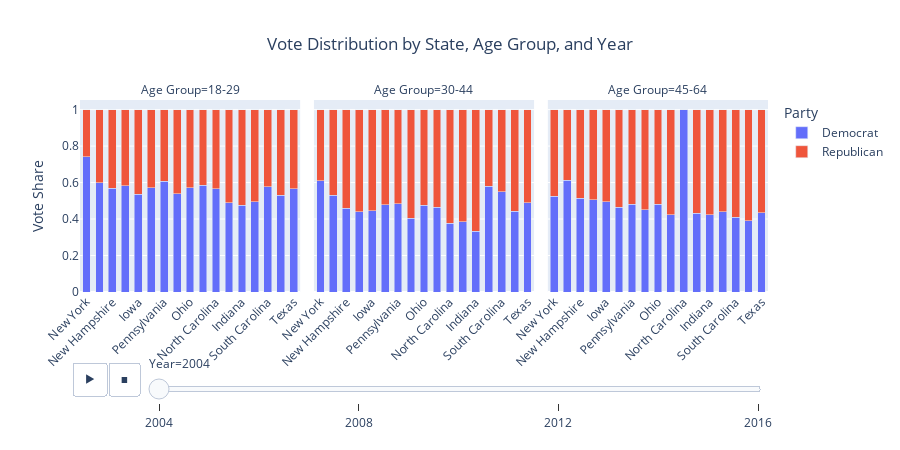

Here is the notebook cell this chart was saved with:
### Markdown cell above
### For election years

### Code cell
plot_state_map.plot_vote_distribution(reshaped_data, age_groups)

### Figure 1 — Plotly figure (JSON) as saved in the notebook; plotly's stock layout.template omitted (floating-point values rounded to 4 significant figures)
{"data": [{"alignmentgroup": "True", "hovertemplate": "Party=Democrat<br>Year=2004<br>Age Group=18-29<br>=%{x}<br>Vote Share=%{y}<extra></extra>", "legendgroup": "Democrat", "marker": {"color": "#636efa", "pattern": {"shape": ""}}, "name": "Democrat", "offsetgroup": "Democrat", "orientation": "v", "showlegend": true, "textposition": "auto", "x": ["New York", "California", "New Hampshire", "Wisconsin", "Iowa", "Nevada", "Pennsylvania", "Virginia", "Ohio", "Florida", "North Carolina", "Arizona", "Indiana", "Georgia", "South Carolina", "Kentucky", "Texas"], "xaxis": "x", "y": [0.7423, 0.5979, 0.57, 0.5816, 0.5354, 0.5714, 0.6061, 0.54, 0.5714, 0.5859, 0.5657, 0.4898, 0.4747, 0.4949, 0.5758, 0.53, 0.5657], "yaxis": "y", "type": "bar"}, {"alignmentgroup": "True", "hovertemplate": "Party=Democrat<br>Year=2004<br>Age Group=30-44<br>=%{x}<br>Vote Share=%{y}<extra></extra>", "legendgroup": "Democrat", "marker": {"color": "#636efa", "pattern": {"shape": ""}}, "name": "Democrat", "offsetgroup": "Democrat", "orientation": "v", "showlegend": false, "textposition": "auto", "x": ["New York", "California", "New Hampshire", "Wisconsin", "Iowa", "Nevada", "Pennsylvania", "Virginia", "Ohio", "Florida", "North Carolina", "Arizona", "Indiana", "Georgia", "South Carolina", "Kentucky", "Texas"], "xaxis": "x2", "y": [0.61, 0.5306, 0.4592, 0.44, 0.4444, 0.4796, 0.4848, 0.404, 0.4747, 0.4646, 0.3776, 0.3838, 0.3333, 0.58, 0.55, 0.4433, 0.4898], "yaxis": "y2", "type": "bar"}, {"alignmentgroup": "True", "hovertemplate": "Party=Democrat<br>Year=2004<br>Age Group=45-64<br>=%{x}<br>Vote Share=%{y}<extra></extra>", "legendgroup": "Democrat", "marker": {"color": "#636efa", "pattern": {"shape": ""}}, "name": "Democrat", "offsetgroup": "Democrat", "orientation": "v", "showlegend": false, "textposition": "auto", "x": ["New York", "California", "New Hampshire", "Wisconsin", "Iowa", "Nevada", "Pennsylvania", "Virginia", "Ohio", "Florida", "North Carolina", "Arizona", "Indiana", "Georgia", "South Carolina", "Kentucky", "Texas"], "xaxis": "x3", "y": [0.5253, 0.6122, 0.5152, 0.5051, 0.4949, 0.4646, 0.48, 0.45, 0.48, 0.4242, 1.0, 0.433, 0.4242, 0.44, 0.41, 0.39, 0.4343], "yaxis": "y3", "type": "bar"}, {"alignmentgroup": "True", "hovertemplate": "Party=Republican<br>Year=2004<br>Age Group=18-29<br>=%{x}<br>Vote Share=%{y}<extra></extra>", "legendgroup": "Republican", "marker": {"color": "#EF553B", "pattern": {"shape": ""}}, "name": "Republican", "offsetgroup": "Republican", "orientation": "v", "showlegend": true, "textposition": "auto", "x": ["New York", "California", "New Hampshire", "Wisconsin", "Iowa", "Nevada", "Pennsylvania", "Virginia", "Ohio", "Florida", "North Carolina", "Arizona", "Indiana", "Georgia", "South Carolina", "Kentucky", "Texas"], "xaxis": "x", "y": [0.2577, 0.4021, 0.43, 0.4184, 0.4646, 0.4286, 0.3939, 0.46, 0.4286, 0.4141, 0.4343, 0.5102, 0.5253, 0.5051, 0.4242, 0.47, 0.4343], "yaxis": "y", "type": "bar"}, {"alignmentgroup": "True", "hovertemplate": "Party=Republican<br>Year=2004<br>Age Group=30-44<br>=%{x}<br>Vote Share=%{y}<extra></extra>", "legendgroup": "Republican", "marker": {"color": "#EF553B", "pattern": {"shape": ""}}, "name": "Republican", "offsetgroup": "Republican", "orientation": "v", "showlegend": false, "textposition": "auto", "x": ["New York", "California", "New Hampshire", "Wisconsin", "Iowa", "Nevada", "Pennsylvania", "Virginia", "Ohio", "Florida", "North Carolina", "Arizona", "Indiana", "Georgia", "South Carolina", "Kentucky", "Texas"], "xaxis": "x2", "y": [0.39, 0.4694, 0.5408, 0.56, 0.5556, 0.5204, 0.5152, 0.596, 0.5253, 0.5354, 0.6224, 0.6162, 0.6667, 0.42, 0.45, 0.5567, 0.5102], "yaxis": "y2", "type": "bar"}, {"alignmentgroup": "True", "hovertemplate": "Party=Republican<br>Year=2004<br>Age Group=45-64<br>=%{x}<br>Vote Share=%{y}<extra></extra>", "legendgroup": "Republican", "marker": {"color": "#EF553B", "pattern": {"shape": ""}}, "name": "Republican", "offsetgroup": "Republican", "orientation": "v", "showlegend": false, "textposition": "auto", "x": ["New York", "California", "New Hampshire", "Wisconsin", "Iowa", "Nevada", "Pennsylvania", "Virginia", "Ohio", "Florida", "North Carolina", "Arizona", "Indiana", "Georgia", "South Carolina", "Kentucky", "Texas"], "xaxis": "x3", "y": [0.4747, 0.3878, 0.4848, 0.4949, 0.5051, 0.5354, 0.52, 0.55, 0.52, 0.5758, 0.0, 0.567, 0.5758, 0.56, 0.59, 0.61, 0.5657], "yaxis": "y3", "type": "bar"}], "layout": {"xaxis": {"anchor": "y", "domain": [0.0, 0.32], "title": {"text": ""}, "tickangle": -45}, "yaxis": {"anchor": "x", "domain": [0.0, 1.0], "title": {"text": "Vote Share"}}, "xaxis2": {"anchor": "y2", "domain": [0.34, 0.66], "matches": "x", "title": {"text": ""}, "tickangle": -45}, "yaxis2": {"anchor": "x2", "domain": [0.0, 1.0], "matches": "y", "showticklabels": false}, "xaxis3": {"anchor": "y3", "domain": [0.68, 1.0], "matches": "x", "title": {"text": ""}, "tickangle": -45}, "yaxis3": {"anchor": "x3", "domain": [0.0, 1.0], "matches": "y", "showticklabels": false}, "annotations": [{"font": {}, "showarrow": false, "text": "Age Group=18-29", "x": 0.16, "xanchor": "center", "xref": "paper", "y": 1.0, "yanchor": "bottom", "yref": "paper"}, {"font": {}, "showarrow": false, "text": "Age Group=30-44", "x": 0.5, "xanchor": "center", "xref": "paper", "y": 1.0, "yanchor": "bottom", "yref": "paper"}, {"font": {}, "showarrow": false, "text": "Age Group=45-64", "x": 0.84, "xanchor": "center", "xref": "paper", "y": 1.0, "yanchor": "bottom", "yref": "paper"}], "legend": {"title": {"text": "Party"}, "tracegroupgap": 0}, "title": {"text": "Vote Distribution by State, Age Group, and Year", "x": 0.5}, "barmode": "stack", "height": 450, "updatemenus": [{"buttons": [{"args": [null, {"frame": {"duration": 500, "redraw": true}, "mode": "immediate", "fromcurrent": true, "transition": {"duration": 500, "easing": "linear"}}], "label": "&#9654;", "method": "animate"}, {"args": [[null], {"frame": {"duration": 0, "redraw": true}, "mode": "immediate", "fromcurrent": true, "transition": {"duration": 0, "easing": "linear"}}], "label": "&#9724;", "method": "animate"}], "direction": "left", "pad": {"r": 10, "t": 70}, "showactive": false, "type": "buttons", "x": 0.1, "xanchor": "right", "y": 0, "yanchor": "top"}], "sliders": [{"active": 0, "currentvalue": {"prefix": "Year="}, "len": 0.9, "pad": {"b": 10, "t": 60}, "steps": [{"args": [["2004"], {"frame": {"duration": 0, "redraw": true}, "mode": "immediate", "fromcurrent": true, "transition": {"duration": 0, "easing": "linear"}}], "label": "2004", "method": "animate"}, {"args": [["2008"], {"frame": {"duration": 0, "redraw": true}, "mode": "immediate", "fromcurrent": true, "transition": {"duration": 0, "easing": "linear"}}], "label": "2008", "method": "animate"}, {"args": [["2012"], {"frame": {"duration": 0, "redraw": true}, "mode": "immediate", "fromcurrent": true, "transition": {"duration": 0, "easing": "linear"}}], "label": "2012", "method": "animate"}, {"args": [["2016"], {"frame": {"duration": 0, "redraw": true}, "mode": "immediate", "fromcurrent": true, "transition": {"duration": 0, "easing": "linear"}}], "label": "2016", "method": "animate"}], "x": 0.1, "xanchor": "left", "y": 0, "yanchor": "top"}], "bargap": 0.4}}
